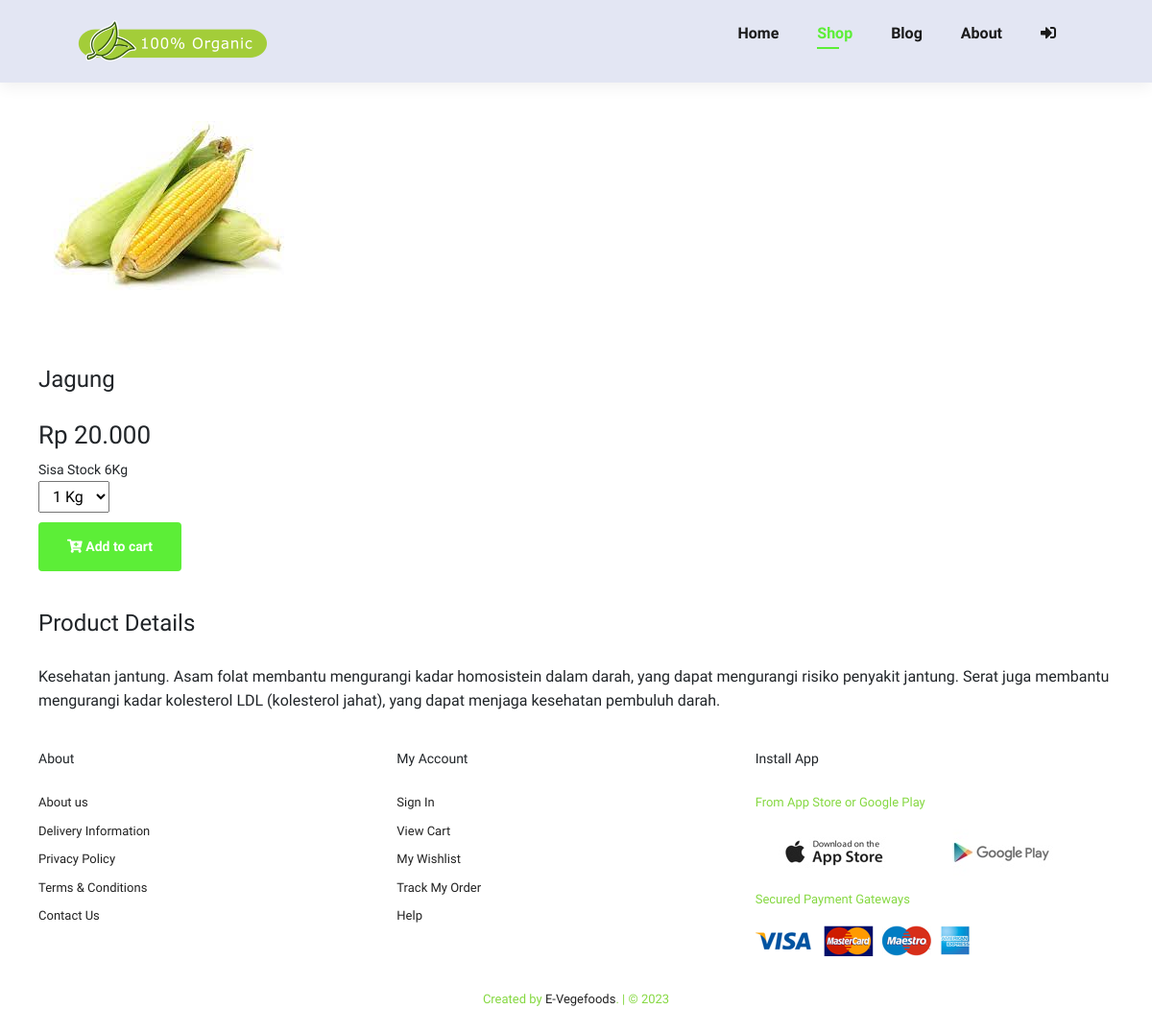
The app's page /shop/21 with its own data.
### tables this page shows
CREATE TABLE `produk` (
  `id` int NOT NULL AUTO_INCREMENT,
  `nama_produk` varchar(255) DEFAULT NULL,
  `stok` int DEFAULT NULL,
  `satuan` varchar(10) DEFAULT NULL,
  `harga` int DEFAULT NULL,
  `image` varchar(255) DEFAULT NULL,
  `detail` text,
  PRIMARY KEY (`id`)
);

### application/controllers/Welcome.php (called while the page is built, shortened)
<?php
class Welcome extends CI_Controller
{
    public function shop_detail()
    {
        $id                     = $this->uri->segment(2);
        $data['product_detail'] = $this->m_data->edit_data(['id' => $id], 'produk')->result();
        $data['id_tran']        = $this->db->select_max('id')->get('h_transaksi')->row();
        $data['total']          = $this->m_data->shop('id_detil', ['id_pengguna' => $this->session->userdata('id'), 'status!=' => '3', 'id_produk!=' => '0'])->num_rows();
        $this->load->view('frontend/v_header', $data);
        $this->load->view('frontend/v_shop_detail', $data);
        $this->load->view('frontend/v_footer');
    }
}

### index.php (called while the page is built, shortened)
<?php
require_once BASEPATH . 'core/CodeIgniter.php';

### application/models/M_data.php (called while the page is built, shortened)
<?php
class M_data extends CI_Model
{
    public function edit_data($where, $table)
    {
        return $this->db->get_where($table, $where);
    }
    public function shop($order, $where)
    {
        $this->db->select('h.id AS id,id_pengguna,id_penjual,alamat,d.id AS id_detil,nama,status,id_produk,pr.nama_produk,pr.satuan,pr.stok,jumlah,d.harga,ongkir');
        $this->db->from('h_transaksi h');
        $this->db->join('d_transaksi d', 'h.id=d.id_tran', 'inner');
        $this->db->join('pengguna p', 'p.id=h.id_pengguna', 'inner');
        $this->db->join('produk pr', 'pr.id=d.id_produk', 'left');
        $this->db->where($where);
        $this->db->order_by($order, 'asc');
        return $this->db->get();
    }
}

### application/views/frontend/v_shop_detail.php (the view, shortened to what this page needs)
<section id="prodetails" class="section-p1">
  <?php foreach ($product_detail as $p) : ?>
    <div class="single-pro-image">
      <img src="<?= base_url('assets/imgbeautyhampers/products/' . $p->image) ?>" class="img-fluid rounded float-star" id="MainImg" alt="" />
      <div class="single-pro-details">
        <h4><?= ucwords($p->nama_produk) ?></h4>
        <h2>Rp <?= number_format($p->harga, 0, ",", ".") ?></h2>
        <small>Sisa Stock <?= $p->stok . ucwords($p->satuan) ?></small>
        <?= form_open(base_url('welcome/add_cart')); ?>
        <?php if ($p->stok != 0) : ?>
          <select name="jumlah">
            <?php for ($x = 1; $x <= $p->stok; $x++) { ?>
              <option value="<?= $x ?>"> <?= $x ?> <?= ucwords($p->satuan) ?></option>
            <?php } ?>
          </select>
          <button class="normal" type="submit"><i class="fas fa-cart-plus"></i> Add to cart</button>
        <?php endif ?>
        <?= form_close(); ?>
        <h4>Product Details</h4>
        <span>
          <?= ucfirst($p->detail) ?>
        </span>
      </div>
    <?php endforeach ?>
</section>

### assets/css/style.css (style rules this page uses)
* { margin: 0; padding: 0; box-sizing: border-box; font-family: "Spartan", sans-serif; }
h2 { font-size: 46px; line-height: 54px; color: #222; }
h4 { font-size: 20px; color: #222; }
.section-p1 { padding: 20px 40px; }
button.normal { font-size: 14px; font-weight: 600; padding: 15px 30px; color: #000; background-color: #fff; border-radius: 4px; cursor: pointer; border: none; outline: none; transition: 0.2s; }
body { width: 100%; }
#prodetails { display: flex; margin-top: 20px; }
#prodetails .single-pro-image { width: 40%; margin-right: 50px; align-items: center; }
#prodetails .single-pro-details { width: 50%; padding-top: 30px; }
#prodetails .single-pro-details h4 { padding: 40px 0 20px 0; }
#prodetails .single-pro-details h2 { font-size: 26px; }
#prodetails .single-pro-details select { display: block; padding: 5px 10px; margin-bottom: 10px; }
#prodetails .single-pro-details button { background: #5cee37; color: #fff; }
#prodetails .single-pro-details span { line-height: 25px; }
#prodetails { display: flex; flex-direction: column; }
#prodetails .single-pro-image { width: 100%; margin-right: 0px; }
#prodetails .single-pro-details { width: 100%; }

### records on screen
produk: image (picture), nama_produk "Jagung", harga "20.000", stok "6", satuan "Kg", detail "Kesehatan jantung. Asam folat membantu mengurangi kadar homosistein dalam darah, yang dapat mengurangi risiko penyakit jantung. Serat juga membantu mengurangi kadar kolesterol LDL (kolesterol jahat), yang dapat menjaga kesehatan pembuluh darah."

### other values on screen
form field jumlah "1 Kg"
